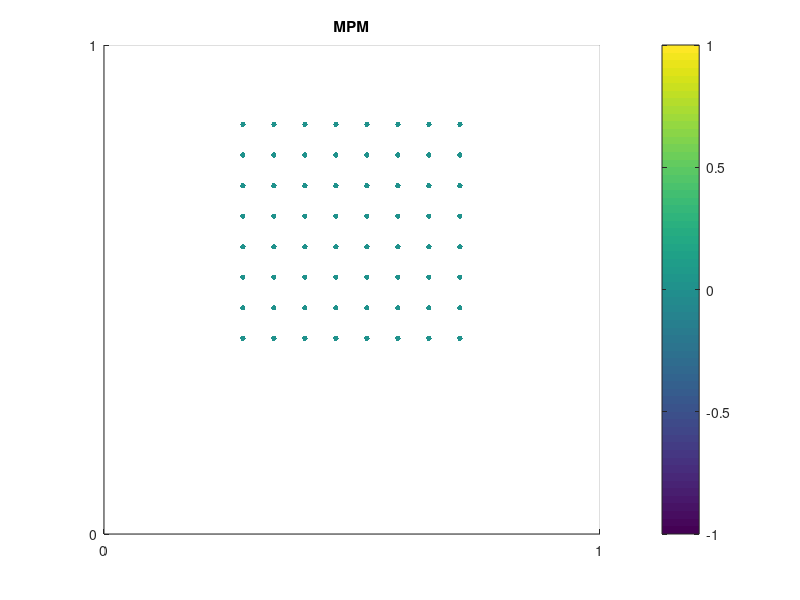

The MATLAB source for this figure: (Note: this script raises an error after producing the figure.)
clc;
clear all;

%% Initilization

mass = 0.001; % all particles have same mass
h = 1; % spacing
D = h/16; % particle diameter
dt = 0.01; % time differential
T = 200; % # of time steps

% Field constants
gravity = -9.8;
MoE = 1e6; % Modulus of elasticity
PoR = 0.47; % Poisson's ratio

% mxm grid nodes (m+1 x m+1 grid nodes)(stored in 2D matrix)
m = 2;

% N particles (stored in 1D matrix)
N = 64;
P = linspace(1, N, N); % array that has particle indexes

% Un - 2D position array
Xp = zeros(N, 2);
dXp = zeros(N, 2);
Xp_prev = zeros(N, 2);
dXp_prev = zeros(N, 2);
Xp_init = zeros(N, 2);

% Mn - Mass array
Mp = ones(N, 1);
Mp = Mp./100;

% Fep - external forces
Fep = zeros(N, 2);
Fep(:,2) = Mp * gravity;

% Vn - Velocity array
Vp = zeros(N, 2);

% Voln - Volume array
Volp = zeros(N, 1);
for p = 1:N
    Volp(p) = pi * (D/2)^2;
end

% Def - Deformation gradient
Defp = zeros(2, 2, N);
for p = 1:N
    Defp(:,:,p) = eye(2, 2);
end

% Potential energy, Neohookian Elasticity
energy = zeros(N, 1);
Energy_total = 0;
Energy_total_prev = 0;
dEnergy_total = 0;
dEnergy_total_prev = 0;

% Vector that tells you the row and column index of a grid cell
GridCells = zeros(m^2, 2);
gindex = 1;
for gj = 0:(m-1)
    for gi = 0:(m-1)
        GridCells(gindex, :) = [gi, gj];
        gindex = gindex + 1;
    end
end

%% Initializing positons
% initialize particle positions
ind_i = 0;
ind_j = 0;
for ind_p = 1:N
    Xp(ind_p, :) = [0.1 + ind_i * D, 0.1 + ind_j * D];
    ind_i = ind_i + 1;
    if ind_i > 7
        ind_j = ind_j + 1;
        ind_i = 0;
    end
end
% for ind_p = 1:N
%     Xp(ind_p, :) = [-0.2 * cos(2*pi/16 * ind_p), -0.2 * sin(2*pi/16 * ind_p)];
% end

% Xp(7, 2) = Xp(7, 2) - 0.05;
% Xp(6, 2) = Xp(6, 2) - 0.1;
% Xp(5, 2) = Xp(5, 2) - 0.15;
% Xp(4, 2) = Xp(4, 2) - 0.15;
% Xp(3, 2) = Xp(3, 2) - 0.1;
% Xp(2, 2) = Xp(2, 2) - 0.05;



Xp(:, 1) = Xp(:, 1) + 0.18 ;%+ 0.5;
Xp(:, 2) = Xp(:, 2) + 0.3;

% Xp(1, :) = [-0.25, -0.25];
% Xp(2, :) = [-0.25, 0.25];
% Xp(3, :) = [0.25, 0.25];
% Xp(4, :) = [0.25, -0.25];
%Xp(5, :) = [0.27, -0.27];

% Xp(:, 2) = Xp(:, 2) + 0.2;
% Xp(:, 1) = Xp(:, 1) + 5;
% Keep initial position
%Xp(:,1) = Xp(:,1) * 0.75;
%Xp(:,2) = Xp(:,2) * 0.75;
% Xp = Xp + 1.5;
Xp_init = Xp;% * 1.1;


%% LOOP


% For visualization
figure
scatter(Xp(:, 1), Xp(:, 2), 15, energy, 'filled');
colorbar;
grid on;
set(gca,'xtick',[0:1:m]);
set(gca,'ytick',[0:1:m]);
axis([0 m-1 0 m-1]);
% axis([3 8 -1 4]);
% axis([-1 11 -1 11]);
title('MPM');
M(1) = getframe;

%% STEP -1 - Calculate CoM
    CoM = [0, 0];
    for p = 1:N
        CoM = CoM + Xp_init(p, :);
    end
    CoM = CoM / N;

for k = 1:T
    %% STEP 0 - Compute interpolation weights
    Wpg = Weights(Xp, GridCells, N, m, h);
    WpgGrad = WeightsGrad(Xp, GridCells, N, m, h);
    
    
    
    %% STEP 1 - Project data from particles to grid (mass and velocity)
    
    % Mg - grid mass vector. The position of these nodes is implicitly
    % understood because of the uniform grid spacing h.
    Mg = zeros(m^2, 1);
    
    % Vg - grid velocity vector
    Vg = zeros(m^2, 2);
    
    % Ug - grid displacement vector
    Ug = zeros(m^2, 2);
    % Approximate UDispp
    Up = Xp - Xp_init;
    %Up = Xp - repmat(CoM, [N 1]);
    %Up = Up * 0.5;
    
    % Xg
    Xg = zeros(m^2, 2);
    
    % External force
    
    
%    Feg = zeros(m^2, 2);
    
    % OPTIMIZATION PROJECTION TO GRID
    
    
    % Optimization projection of particle displacement
%     funUgx = @(Ugx) 0.5 * sum((sum(repmat(Ugx, [1 N]) .* Wpg.', 1) - Up(:, 1).').^2, 2);
%     funUgy = @(Ugy) 0.5 * sum((sum(repmat(Ugy, [1 N]) .* Wpg.', 1) - Up(:, 2).').^2, 2);
% 
%     Ug(:, 1) = fminunc(funUgx, Ug(:,1));
%     Ug(:, 2) = fminunc(funUgy, Ug(:,1));

    Ug(:, 1) = ProjPG(Up(:, 1), Wpg, N, m);
    Ug(:, 2) = ProjPG(Up(:, 2), Wpg, N, m);
    
    
    % Optimization projection of mass
%     funMg = @(Mg) 0.5 * sum((sum(repmat(Mg, [1 N]) .* Wpg.', 1) - Mp.').^2, 2);
%     
%     Mg = fminunc(funMg, Mg);
    Mg = ProjPG(Mp, Wpg, N, m);
    
    % Optimization projection of velocity
%     funVgx = @(Vgx) 0.5 * sum((sum(repmat(Vgx, [1 N]) .* Wpg.', 1) - Vp(:, 1).').^2, 2);
%     funVgy = @(Vgy) 0.5 * sum((sum(repmat(Vgy, [1 N]) .* Wpg.', 1) - Vp(:, 2).').^2, 2);
%     
%     Vg(:, 1) = fminunc(funVgx, Vg(:,1));
%     Vg(:, 2) = fminunc(funVgy, Vg(:,2));
    Vg(:, 1) = ProjPG(Vp(:, 1), Wpg, N, m);
    Vg(:, 2) = ProjPG(Vp(:, 2), Wpg, N, m);
    
    Xg(:, 2) = ProjPG(Xp(:, 2), Wpg, N, m);
    
    % Optimization projection of exteral force
    
%     funFegy = @(Fegy) 0.5 * sum((sum(repmat(Fegy, [1 N]) .* Wpg.', 1) - Fep(:, 2).').^2, 2);
%     Feg(:, 2) = fminunc(funFegy, Feg(:, 2));

%    Feg(:, 2) = ProjPG(Fep(:, 2), Wpg, N, m);
%     for ind = 1:m^2
%         % Project mass from material points to grid nodes
%         for p = 1:N
%             Mg(ind) = Mg(ind) + Wpg(p, ind) .* Mp(p);
%         end
%         
%         % Project velocity from material points to grid nodes
%         for p = 1:N
%             Vg(ind,:) = Vg(ind,:) + Wpg(p, ind) * repmat(Mp(p), [1 2]) .* Vp(p,:);
%         end
%         if Mg(ind) == 0
%             Mg(ind) = 1;
%             
%         end
%         Vg(ind,:) = Vg(ind,:) ./ repmat(Mg(ind), [1 2]);
%         
%         % Project displacement from material points to grid nodes using
%         % optmization
%         
%         
% %         for p = 1:N
% %             Ug(ind, :) = Ug(ind, :) + Wpg(p, ind)  * repmat(Mp(p), [1 2]) .* Up(p,:);
% %         end
% %         
% %         Ug(ind,:) = Ug(ind,:) ./ repmat(Mg(ind), [1 2]);
% 
%     end

    
    %% STEP 2 - Evaluate field variables at particle points to be used in consitutive model
    
    % Hyper Elasticity Model
    

    
    % Create deformation gradient
    Defp = DeformationGrad(Ug, WpgGrad, N, m);

    % Compute Mass Inertia matrix (create virtual projection of mass from
    % grid to particles)
    MMg = zeros(2*m^2, 2*m^2);
    
%     for indx = 1:2*m^2
%         for indy = 1:2*m^2
%             for p = 1:N
%                 MMg(indx, indy) = MMg(indx, indy) + Wpg(p, ceil(indx/2)) * Wpg(p, ceil(indy/2)) * Mp(p);
%             end
%         end
%     end
    for p = 1:N
        Wp = Wpg(p,1) * eye(2);
        for ind = 2:m^2
            Wp = [Wp Wpg(p, ind) * eye(2)];
        end
        %Wp = [Wpg(p, 1)*eye(2) Wpg(p, 2)*eye(2) Wpg(p, 3)*eye(2) Wpg(p, 4)*eye(2)];
        MMg = MMg + Mp(p) * (Wp.' * Wp);
    end
    
    
    %% STEP 3 - Evaluate the constitutive model
%     % Hyper elasticity
%     
%     % Allocate stress matrix
%     Strp = zeros(2, 2, N);
% % % %     
% % % %     % Update deformation gradient and get stress matrix using the
% % % %     % constitutive model
% % % %     Deftp = VGradp * dt;
% % % % 
%     % Compute stress matrix of each particle directly
%     for p = 1:N
% %         Deftp(:, :, p) = Deftp(:, :, p) + eye(2, 2);
% %         Defp(:, :, p) = Deftp(:, :, p) * Defp(:, :, p);
%         Strp(:, :, p) = MoE * (Defp(:,:,p) - eye(2));
%     end
% % %     
    % Get deformed volumes
    VolDefp = zeros(N, 1);
    for p = 1:N
        VolDefp(p) = det(Defp(:, :, p)) * Volp(p);
    end
%     
% %     % Save previous energy_total
% %     Energy_total_prev = Energy_total;
    % Compute energy at each particle
    energy = Neohookian(Defp, MoE, PoR, N);
    Energy_total = sum(energy .* Volp);
% %     % Save previous dEnergy_total
% %     dEnergy_total_prev = dEnergy_total;
% %     dEnergy_total = Energy_total - Energy_total_prev;
%     
% %     % stiffness matrix
% %     d2E = (dEnergy_total - dEnergy_total_prev) / dt;
%     
% %     K = zeros(2, 2, N);
% %     for p = 1:N
% %         dx2 = (dXp(p, 1) - dXp_prev(p, 1)) / dt;
% %         dx = dXp(p, 1);
% %         dy = dXp(p, 2);
% %         dy2 = (dXp(p, 2) - dXp_prev(p, 2)) / dt;
% %         K(1, 1, p) = d2E/dx2;
% %         K(1, 2, p) = d2E/(dx*dy);
% %         K(2, 1, p) = K(1, 2, p);
% %         K(2, 2, p) = d2E/dy2;
% %     end
%     
%    Piola = PiolaKirchoff(Defp, MoE, PoR, N);
%     
%     k*dt
%     
    %% STEP 4 - Evaluation of forces on the grid
%     
%     % External forces (gravity)
%     % Calculate gravity directly on grid
%     Feg = zeros(m^2, 2);
%     
%     % F = mg
%     Feg(:, 2) = Mg * gravity;
% %     
%     % internal forces
%     Fig = zeros(m^2, 2);
% % %     
% % % 
% % %     
%     % Compute internal forces
%     for ind = 1:m^2
%         
%         for p = 1:N
%           Fig(ind, :) = Fig(ind, :) - WpgGrad(p,:,ind) * Strp(:, :, p) * VolDefp(p);
% %            Fig(ind, :) = Fig(ind, :) - (Piola(:, :, p) * (Defp(:, :, p).') * (WpgGrad(p, :, ind).')).' * Volp(p);
% %          Fig(GridCellj(p)*m + GridCelli(p)+1, :) = Fig(GridCellj(p)*m + GridCelli(p)+1, :) - ...
% %              (Strp(:, :, p) * BasisGrad1(p, :).').' * VolDefp(p);
% %         Fig((GridCellj(p)+1)*m + GridCelli(p)+1, :) = Fig((GridCellj(p)+1)*m + GridCelli(p)+1, :) - ...
% %             (Strp(:, :, p) * BasisGrad2(p, :).').' * VolDefp(p);
% %         Fig((GridCellj(p)+1)*m + GridCelli(p)+1+1, :) = Fig((GridCellj(p)+1)*m + GridCelli(p)+1+1, :) - ...
% %             (Strp(:, :, p) * BasisGrad3(p, :).').' * VolDefp(p);
% %         Fig(GridCellj(p)*m + GridCelli(p)+1+1, :) = Fig(GridCellj(p)*m + GridCelli(p)+1+1, :) - ...
% %             (Strp(:, :, p) * BasisGrad4(p, :).').' * VolDefp(p);
%         end
%     end
% 
% %     
    %% STEP 5 - Advecting of the Lagrangian Particles
%     

    Gp = zeros(N, 1);
    Gp = Gp -9.8;
    
    Gg = zeros(m^2, 2);
    Gg(:,2) = ProjPG(Gp, Wpg, N, m);

% IMPLICIT UPDATE OPTIMIZATION
% Attempt #1
%     funUpdate = @(dVg) 0.5 * dVg.' * MMg * dVg ...
%         - dt * dVg.' * MMg * Lin2Dto1D(Gg) ...
%         + sum(Neohookian(DeformationGrad(Ug  + dt * Vg + dt * Lin1Dto2D(dVg), ...
%         WpgGrad, N, m), MoE, PoR, N) .* ...
%         DetDefGrad3D(DeformationGrad(Ug + dt * Vg + dt * Lin1Dto2D(dVg),WpgGrad, N, m), N) .* Volp, 1);
% Attempt #2
    funUpdate = @(dVg) 0.5 * dVg.' * MMg * dVg ... % Kinetic Energy
        - dt * dVg.' * MMg * Lin2Dto1D(Gg) ... % Potential External Energy
        + sum(Neohookian(DeformationGrad(Ug + dt * Vg + Lin1Dto2D(dt * dVg), ... % Potential Interal Energy
        WeightsGrad(Xp + dt * ProjGP(Vg + Lin1Dto2D(dVg), Wpg, N, m), GridCells, N, m, h), N, m), MoE, PoR, N) .* ...
        DetDefGrad3D(DeformationGrad(Ug + dt * Vg + Lin1Dto2D(dt * dVg), ...
        WeightsGrad(Xp + dt * ProjGP(Vg + Lin1Dto2D(dVg), Wpg, N, m), GridCells, N, m, h), N, m), N) .* Volp, 1);
% Attempt #3
%     funUpdate = @(dVg) 0.5 * dVg.' * MMg * dVg ... % Kinetic Energy
%         - dt * dVg.' * MMg * Lin2Dto1D(Gg) ... % Potential External Energy
%         + sum(Neohookian(DeformationGrad(Ug + dt * Vg + Lin1Dto2D(dt * dVg), ... % Potential Interal Energy
%         WeightsGrad(Xp + dt * ProjGP(Vg + Lin1Dto2D(dVg), Weights(Xp + dt * ProjGP(Vg + Lin1Dto2D(dVg), Wpg, N, m), GridCells, N, m, h), N, m), GridCells, N, m, h), N, m), MoE, PoR, N) .* ...
%         DetDefGrad3D(DeformationGrad(Ug + dt * Vg + Lin1Dto2D(dt * dVg), ...
%         WeightsGrad(Xp + dt * ProjGP(Vg + Lin1Dto2D(dVg), Weights(Xp + dt * ProjGP(Vg + Lin1Dto2D(dVg), Wpg, N, m), GridCells, N, m, h), N, m), GridCells, N, m, h), N, m), N) .* Volp, 1);
% Attempt #4
%     funUpdate = @(dVg) 0.5 * dVg.' * MMg * dVg ... % Kinetic Energy
%         - dt * dVg.' * MMg * Lin2Dto1D(Gg) ... % Potential External Energy
%         + sum(Neohookian(DeformationGrad(Ug + dt * Vg + Lin1Dto2D(dt * dVg), ... % Potential Interal Energy
%         WeightsGrad(Xp + dt * ProjGP(Vg + Lin1Dto2D(dVg), Weights(Xp + dt * ProjGP(Vg + Lin1Dto2D(dVg), Wpg, N, m), GridCells, N, m, h), N, m), GridCells, N, m, h), N, m), MoE, PoR, N) .* ...
%         DetDefGrad3D(DeformationGrad(Ug + dt * Vg + Lin1Dto2D(dt * dVg), ...
%         WeightsGrad(Xp + dt * ProjGP(Vg + Lin1Dto2D(dVg), Weights(Xp + dt * ProjGP(Vg + Lin1Dto2D(dVg), Wpg, N, m), GridCells, N, m, h), N, m), GridCells, N, m, h), N, m), N) .* Volp, 1);
% Attemp #5
%     funUpdate = @(dVg) 0.5 * dVg.' * MMg * dVg ... % Kinetic Energy
%         - dt * dVg.' * MMg * Lin2Dto1D(Gg) ... % Potential External Energy
%         + sum(Neohookian(DeformationGrad(Ug + dt * Vg + Lin1Dto2D(dt * dVg), ... % Potential Interal Energy
%         WeightsGrad(Xp + dt * ProjGP(Vg + Lin1Dto2D(dVg), Weights(Xp + dt * ProjGP(Vg + Lin1Dto2D(dVg), Weights(Xp + dt * ProjGP(Vg + Lin1Dto2D(dVg), Wpg, N, m), GridCells, N, m, h), N, m), GridCells, N, m, h), N, m), GridCells, N, m, h), N, m), MoE, PoR, N) .* ...
%         DetDefGrad3D(DeformationGrad(Ug + dt * Vg + Lin1Dto2D(dt * dVg), ...
%         WeightsGrad(Xp + dt * ProjGP(Vg + Lin1Dto2D(dVg), Weights(Xp + dt * ProjGP(Vg + Lin1Dto2D(dVg), Weights(Xp + dt * ProjGP(Vg + Lin1Dto2D(dVg), Wpg, N, m), GridCells, N, m, h), N, m), GridCells, N, m, h), N, m), GridCells, N, m, h), N, m), N) .* Volp, 1);

    DVg = zeros(2*m^2, 1);
% Delta Velocity estimate:
%     DVg = (Feg + Fig)./repmat(Mg, [1 2]) / dt;

    options = optimoptions('fminunc', 'MaxFunEvals', 100000000);
    DVg2 = fminunc(funUpdate, DVg, options);
    
    DVg2 = Lin1Dto2D(DVg2);
    %det(DeformationGrad(Ug + dt * Vg + dt * dVg, WpgGrad, N, m)) * Volp)

    % Update acceleration and velocity at each grid node
    
%     % Change all 0's in mass matrix to 1 to avoid dividing by 0
%     for ind = 1:m^2
%         if Mg(ind) == 0
%             Mg(ind) = 1;
%         end
%     end
%     Ag = (Fig + Feg) ./ repmat(Mg, [1 2]);
% %     maxAg = 50000;
% %     for ind = 1:m^2
% %         if Ag(ind, 1) > maxAg
% %             Ag(ind, 1) = maxAg;
% %         elseif Ag(ind, 1) < -maxAg
% %             Ag(ind, 1) = -maxAg;
% %         end
% %         
% %         if Ag(ind, 2) > maxAg
% %             Ag(ind, 2) = maxAg;
% %         elseif Ag(ind, 2) < -maxAg
% %             Ag(ind, 2) = -maxAg;
% %         end
% %         
% %     end
%     %Ag = zeros(m^2, 2);%temporary
%     
%     % Change NaN to 0, since NaN is caused by diving by 0 mass. Just change
%     % acceleration to 0 in that case
%     % Am(isnan(Am)) = 0;
%     
%     Vg = Vg + Ag * dt;
    DVp = ProjGP(DVg2, Wpg, N, m);
    
%     if DVp(3,2) > DVp(1,2) + 0.1
%         break;
%     end;
    
        % constrain velocity of bottom particles
%     for p = 1:8
%         DVp(p , 2) = DVp(2, 2);
%     end
    
    Vp = Vp + DVp;
    Xp = Xp + Vp * dt;
%     
%     % Save previous positions
%     Xp_prev = Xp;
%     dXp_prev = dXp;
%     
%     % Create matrix for velocity gradients of particles
%     VGradp = zeros(2, 2, N);
%     
%     % Create matrix for deformation gradients
%     
%     for p = 1:N
%         for ind = 1:m^2
%             VGradp(:, :, p) = VGradp(:, :, p) + WpgGrad(p, :, ind).' * Vg(ind, :);
%         end
%     end
%     
% %     % Update deformation gradient
% %     Deftp = VGradp * dt;
% % % 
% %     % Compute deformation gradient of each particle directly
% %     for p = 1:N
% %         Deftp(:, :, p) = Deftp(:, :, p) + eye(2, 2);
% %         Defp(:, :, p) = Deftp(:, :, p) * Defp(:, :, p);
% %     end
%     
% %     % Semi-Implicit update equation
% %      fun = @(v_next) -M*v_next - dt^2 * K * v_next ...
% %          + M * v_curr + dt * (f_ext - f_int);
% %     
    % Update position and velocity at each particle
%     for p = 1:N
%         posx = Xp(p, 1);
%         posy = Xp(p, 2);
%         for ind = 1:m^2
%             Vp(p, :) = Vp(p, :) + Wpg(p, ind) * Ag(ind, :) * dt;
%             Xp(p, :) = Xp(p, :) + Wpg(p, ind) * Vg(ind, :) * dt;
%         end
% %         Xp(p, 2) - posy
%         dXp = Xp - Xp_prev;
%     end
    
    % Check if they hit the 2nd bottom of the grid
    for p = 1:N
        if Xp(p, 2) <= 0
            Xp(p, 2) = 0;
        elseif Xp(p, 2) >= m-1
            Xp(p, 2) = m-1;
        end
        if Xp(p, 1) <= 0
            Xp(p, 1) = 0;
        elseif Xp(p, 1) >= m - 1
            Xp(p, 1) = m - 1;
        end
    end
    
%     Radp = sqrt(VolDefp/pi); % Radius of particle domain
    
%     % SIMPLE COLLISION CHECK
%     for p1 = 1:N
%         for p2 = 1:N
%             dist = abs(Xp(p1,:) - Xp(p2,:)) - (Radp(p1) + Radp(p2));
%             if dist < 0
%                 Xp(p1,:) = Xp(p1, : ) - dist * norm(Xp(p1, :) - Xp(p2,:));
%             end
%         end
%     end

    
    % Forces
%     Forg = Lin1Dto2D(DVg)/dt;
%     Forg(:, 2) = Forg(:, 2) + Gg(:, 2);
%     Forg = Forg .* repmat(Mg, [1 2]);
%     Forp = ProjGP(Forg, Wpg, N, m);

    
%     % Create stiffness matrix
%     % First compute differentials
%     d_Un = Un - Un_prev;
%     d_energy = energy - energy_prev;
%     % Then stiffness matrix
%     K = zeros(2,2,N);
%     for p = 1:N
%         ensq = d_energy(p)^2;
%         K(1, 1, p) = ensq / d_Un(p, 1)^2;
%         K(1, 2, p) = ensq / (d_Un(p, 1) * d_Un(p, 2));
%         K(2, 1, p) = K(1, 2, p);
%         K(2, 2, p) = ensq / d_Un(p, 2)^2;
%     end
%     VGradp
%     Deftp
%     Defp
%     Fig
%     Ag
    % Plot particles on figure, update movie frame
    k
    Vp(3,:)
    DVp(3,:)
    scatter(Xp(:, 1), Xp(:, 2), 15 * 322 * VolDefp, energy, 'filled');
    %quiver(Xp(:, 1), Xp(:, 2), DVp(:,1), DVp(:, 2));
    colorbar;
    grid on;
    set(gca,'xtick',[0:1:m]);
    set(gca,'ytick',[0:1:m]);
%     axis([3 8 -1 4]);
%     axis([-1 11 -1 11]);
  axis([0 m-1 0 m-1]);
    title('MPM');
%     subplot(2,1,2);
%     plot(particle(:, 1), energy(:,1), 'r*');
    
    M(k+1) = getframe;
    %movie2avi(M, 'mpm_movie');

end


